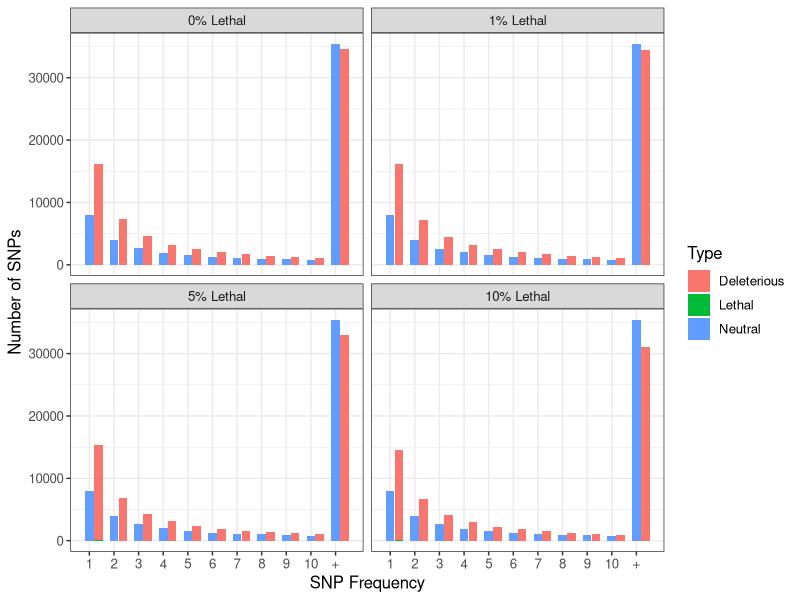

The R script that drew this image: (Note: this script raises an error after producing the figure.)
##########
## stacked sfs
##########

library(ggplot2)

#returns sfs dataframe to plot
stacked_sfs <- function(del, neu, leth, sample, num_sites, titlename = NA) {
  
  #remove unneeded columns
  neu_sfs = neu[3:(sample+2)]
  neu_sfs = t(neu_sfs)
  neu_tbl = data.frame("Sites" = 1:sample, "Number" = neu_sfs, "Type" = "Neutral")
  colnames(neu_tbl) = c("Sites", "Number", "Type")
  
  #remove unneeded columns
  let_sfs = leth[3:(sample+2)]
  let_sfs = t(let_sfs)
  let_tbl = data.frame("Sites" = 1:sample, "Number" = let_sfs, "Type" = "Lethal")
  colnames(let_tbl) = c("Sites", "Number", "Type")
  
  #remove unneeded columns
  del_sfs = del[3:(sample+2)]
  del_sfs = t(del_sfs)
  del_sfs = del_sfs - let_sfs
  del_tbl = data.frame("Sites" = 1:sample, "Number" = del_sfs, "Type" = "Deleterious")
  colnames(del_tbl) = c("Sites", "Number", "Type")
  
  tmp_df = rbind(del_tbl, neu_tbl, let_tbl)
  colnames(tmp_df) = c("Sites", "Number", "Type")
  
  temp_df = data.frame()
  #colnames(df) = c("Sites", "Number", "Type")
  t = data.frame()
  
  #find frequency between num_sites and length
  for (ty in unique(tmp_df$Type)){
    
    sumhigh = sum(tmp_df$Number[which(tmp_df$Sites > num_sites & tmp_df$Type == ty)])
    
    cond_df = data.frame("Sites" = 1:num_sites, "Number" = tmp_df$Number[which((tmp_df$Sites <= num_sites) & tmp_df$Type == ty)], "Type" = ty)
    
    high_df = data.frame("Sites" = "+", "Number" = sumhigh, "Type" = ty)
    
    t = rbind(cond_df, high_df)
    temp_df = rbind(temp_df, cond_df, high_df)
    
  }
  
  
  return(temp_df)
  
}

sfs_10 = read.table("sim_avg_sfs10.csv", sep = ',', h = T)
sfs_100 = read.table("sim_avg_sfs100.csv", sep = ',', h = T)
sfs_1000 = read.table("sim_avg_sfs1000.csv", sep = ',', h = T)

prop = c("0", "0.01", "0.05", "0.1")
print_prop = c("0% Lethal", "1% Lethal", "5% Lethal", "10% Lethal")
h_co = c("0", "0.5")

i = 0

num_sites = 10
df = data.frame()

for (p in prop){
  
  i = i + 1
  
  for (h in h_co) {
    
    df_10 = sfs_10[which(sfs_10$prop == p & sfs_10$h_co == h), ]
    df_100 = sfs_100[which(sfs_100$prop == p & sfs_100$h_co == h), ]
    df_1000 = sfs_1000[which(sfs_1000$prop == p & sfs_1000$h_co == h), ]
    
    stacked_10 = stacked_sfs(df_10[which(df_10$type == "nonsyn"), ], df_10[which(df_10$type == "syn"), ], df_10[which(df_10$type == "lethal"), ], 10, 10)
    stacked_10$ss = "10"
    stacked_10$h_co = h
    stacked_10$prop = print_prop[i]
    
    stacked_100 = stacked_sfs(df_100[which(df_100$type == "nonsyn"), ], df_100[which(df_100$type == "syn"), ], df_100[which(df_100$type == "lethal"), ], 100, 10)
    stacked_100$ss = "100"
    stacked_100$h_co = h
    stacked_100$prop = print_prop[i]
    
    stacked_1000 = stacked_sfs(df_1000[which(df_1000$type == "nonsyn"), ], df_1000[which(df_1000$type == "syn"), ], df_1000[which(df_1000$type == "lethal"), ], 1000, 10)
    stacked_1000$ss = "1000"
    stacked_1000$h_co = h
    stacked_1000$prop = print_prop[i]
    
    df = rbind(df, stacked_10, stacked_100, stacked_1000)
    
    
  }
  
}

df$Sites[which(df$Sites == "+")] = num_sites + 1
barwidth = 0.35
num_sites = 10

sample = 1000 #can be 10, 100, or 1000
hco = 0.5 #can be 0 or 0.5

ggplot() + 
  theme_bw()+
  geom_bar(data = df[which(df$Type == "Neutral" & df$ss == sample & df$h_co == hco), ],
           mapping = aes(x = Sites, y = as.numeric(Number), fill = Type), 
           position='stack', stat='identity', width = barwidth)+
  geom_bar(data = df[which(df$ss == sample & df$h_co == hco & (df$Type == "Deleterious" | df$Type == "Lethal")), ], 
           mapping = aes(x = as.numeric(Sites) + barwidth + 0.01, y = as.numeric(Number), fill = Type), 
           position='stack', stat='identity', width = barwidth)+
  scale_x_discrete("SNP Frequency", limits = c(1:(num_sites+1)), labels = c(1:num_sites, "+"), position  = "bottom")+
  labs(y = "Number of SNPs")+
  theme(plot.title = element_text(hjust = 0.5),  text = element_text(size = 12))+
  facet_wrap(~factor(prop, levels = c("0% Lethal", "1% Lethal", "5% Lethal", "10% Lethal")))

gg

########################################
#### 1% Number of Lethal
lethal_1 = df[which(df$prop == "1% Lethal" & df$Type == "Lethal"), ]

#facet = simulated level
gg = ggplot(lethal_1, aes(fill=ss,
                    y=Number, x=Sites)) + 
  geom_bar(position='dodge', stat='identity')+
  theme_bw()+
  scale_x_discrete(limits = c(1:num_sites,"+"), position  = "bottom")+
  scale_color_brewer(palette = "Set2")+
  labs(fill = "Sample Size")+
  ylab("Number of lethals")+
  xlab("Lethal frequency")+
  theme(text = element_text(size = 13), legend.position = "right")+
  facet_wrap(~h_co)

gg
